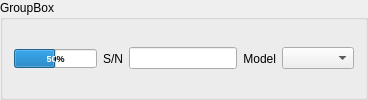
     <widget class="QGroupBox" name="groupBox_15">
      <property name="title">
       <string>GroupBox</string>
      </property>
      <layout class="QHBoxLayout" name="horizontalLayout_2">
       <item>
        <widget class="QProgressBar" name="progressBar">
         <property name="enabled">
          <bool>true</bool>
         </property>
         <property name="sizePolicy">
          <sizepolicy hsizetype="Expanding" vsizetype="Fixed">
           <horstretch>0</horstretch>
           <verstretch>0</verstretch>
          </sizepolicy>
         </property>
         <property name="minimumSize">
          <size>
           <width>0</width>
           <height>0</height>
          </size>
         </property>
         <property name="maximumSize">
          <size>
           <width>16777215</width>
           <height>16777215</height>
          </size>
         </property>
         <property name="font">
          <font>
           <pointsize>7</pointsize>
           <bold>true</bold>
          </font>
         </property>
         <property name="layoutDirection">
          <enum>Qt::LeftToRight</enum>
         </property>
         <property name="styleSheet">
          <string notr="true"/>
         </property>
         <property name="value">
          <number>50</number>
         </property>
         <property name="alignment">
          <set>Qt::AlignLeading|Qt::AlignLeft|Qt::AlignVCenter</set>
         </property>
         <property name="textVisible">
          <bool>true</bool>
         </property>
         <property name="orientation">
          <enum>Qt::Horizontal</enum>
         </property>
         <property name="invertedAppearance">
          <bool>false</bool>
         </property>
         <property name="textDirection">
          <enum>QProgressBar::TopToBottom</enum>
         </property>
         <property name="format">
          <string>%p%</string>
         </property>
        </widget>
       </item>
       <item>
        <widget class="QLabel" name="label_35">
         <property name="sizePolicy">
          <sizepolicy hsizetype="Fixed" vsizetype="Preferred">
           <horstretch>0</horstretch>
           <verstretch>0</verstretch>
          </sizepolicy>
         </property>
         <property name="text">
          <string>S/N</string>
         </property>
        </widget>
       </item>
       <item>
        <widget class="QLineEdit" name="lineEdit_2">
         <property name="sizePolicy">
          <sizepolicy hsizetype="Preferred" vsizetype="Fixed">
           <horstretch>0</horstretch>
           <verstretch>0</verstretch>
          </sizepolicy>
         </property>
        </widget>
       </item>
       <item>
        <widget class="QLabel" name="label_28">
         <property name="sizePolicy">
          <sizepolicy hsizetype="Preferred" vsizetype="Preferred">
           <horstretch>0</horstretch>
           <verstretch>0</verstretch>
          </sizepolicy>
         </property>
         <property name="text">
          <string>Model</string>
         </property>
         <property name="alignment">
          <set>Qt::AlignRight|Qt::AlignTrailing|Qt::AlignVCenter</set>
         </property>
        </widget>
       </item>
       <item>
        <widget class="QComboBox" name="comboBox">
         <property name="sizePolicy">
          <sizepolicy hsizetype="Preferred" vsizetype="Fixed">
           <horstretch>0</horstretch>
           <verstretch>0</verstretch>
          </sizepolicy>
         </property>
        </widget>
       </item>
      </layout>
     </widget>
